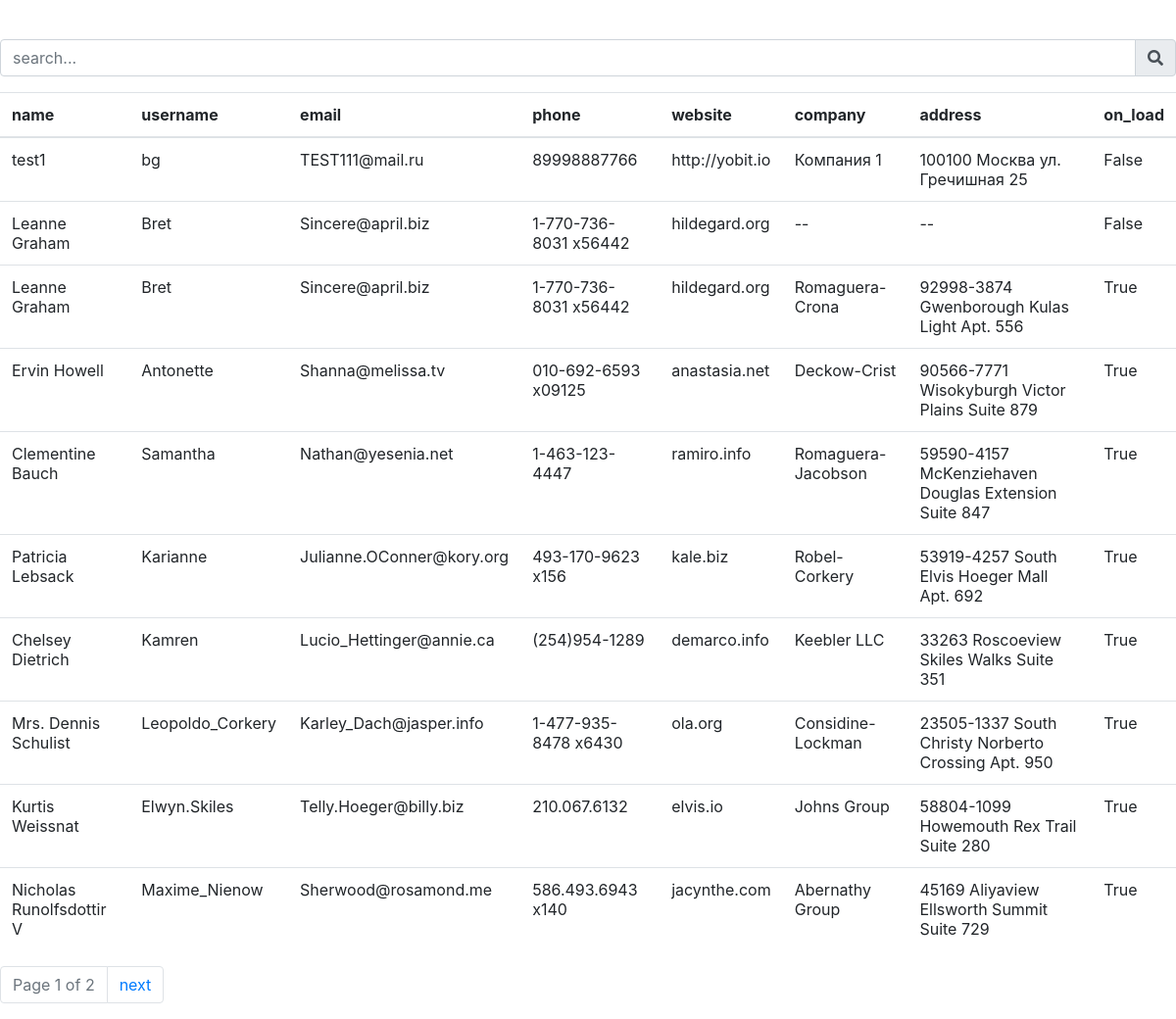
/units/, run on the app's committed database.
### mainapp/models.py (models this page shows, shortened)
class GetTypeChoices():
    @classmethod
    def get_field_names_gen(cls):
        return filter(lambda x: x != 'id',[item.name for item in cls._meta.get_fields()])

class Units(models.Model, GetTypeChoices):
    name = models.CharField(
        verbose_name = 'Name',
        max_length=100,
        blank=False,
        null=False)
    username = models.CharField(
        verbose_name = 'Username',
        max_length=100,
        blank=False,
        null=False)
    email = models.EmailField(
        verbose_name = 'Email',
        blank=True,
        null=True)
    phone = models.CharField(
        verbose_name = 'Phone',
        max_length=30,
        blank=True,
        null=True)
    website = models.URLField(
        verbose_name = 'Website',
        blank=True,
        null=True)
    company = models.ForeignKey(
        Companys,
        related_name='+',
        on_delete=models.SET_NULL,
        blank=True,
        null=True)
    address = models.ForeignKey(
        Address,
        related_name='+',
        on_delete=models.SET_NULL,
        blank=True,
        null=True)
    on_load = models.BooleanField(
        verbose_name = 'load form json',
        default = False,
        blank=True,
        null=False)
    class Meta:
        verbose_name = 'Unit'
        verbose_name_plural = 'Units'

class Companys(models.Model, GetTypeChoices):
    name = models.CharField(
        verbose_name = 'Company',
        max_length=100,
        blank=False,
        null=False)
    address = models.ForeignKey(
        Address,
        related_name="CompanyAdress",
        on_delete=models.SET_NULL,
        blank=True,
        null=True)
    on_load = models.BooleanField(
        verbose_name = 'load form json',
        default = False,
        blank=True,
        null=False)
    class Meta:
        verbose_name = 'Company'
        verbose_name_plural = 'Companys'
    def __str__(self):
        return self.name

class Address(models.Model):
    zipcode = models.ForeignKey(
        Classifier,
        on_delete=models.SET_NULL,
        related_name="zipcode_set",
        blank=True,
        null=True)
    region = models.ForeignKey(
        Classifier,
        on_delete=models.SET_NULL,
        related_name="region_set",
        blank=True,
        null=True)
    city = models.ForeignKey(
        Classifier,
        on_delete=models.SET_NULL,
        related_name="city_set",
        blank=True,
        null=True)
    street = models.ForeignKey(
        Classifier,
        on_delete=models.SET_NULL,
        related_name="street_set",
        blank=True,
        null=True)
    suite = models.ForeignKey(
        Classifier,
        on_delete=models.SET_NULL,
        related_name="suite_set",
        blank=True,
        null=True)
    lat = models.DecimalField(
        verbose_name = 'latitude',
        max_digits=10,
        decimal_places=4,
        blank=True,
        null=True)
    lng = models.DecimalField(
        verbose_name = 'longitude',
        max_digits=10,
        decimal_places=4,
        blank=True,
        null=True)
    full_name = models.CharField(
        verbose_name = 'full_name',
        max_length=250,
        blank=True,
        null=False)
    class Meta:
        verbose_name = 'Address item'
        verbose_name_plural = 'Addresses items'
    def __str__(self):
        field_list = [self.zipcode,self.region,self.city,self.street,self.suite]
        field_list = [i.name if i is not None else '' for i in field_list]
        return ' '.join(field_list)

class Classifier(models.Model,GetTypeChoices):
    type_choices = (
        (0, 'zipcode'),
        (1, 'region'),
        (2, 'city'),
        (3, 'street'),
        (4, 'suite'),)
    name = models.CharField(
        verbose_name = 'name',
        max_length=150,
        blank=False,
        null=False)
    typeof = models.PositiveIntegerField(
        verbose_name = 'address type',
        choices=type_choices,
        blank=True,
        null=True)
    class Meta:
        ordering = ['typeof']
        verbose_name = 'Address Classifier'
        verbose_name_plural = 'Addresses Classifiers'

### mainapp/views.py (the view)
# urls.py: path('units/', views.Units_List.as_view(), name='units'),
class Units_List(BaseView, ListView):
    model = Units
    template_name = 'mainapp/lists.html'
    paginate_by = 10
    def get_queryset(self, *args, **kwargs):
        return super().get_queryset()
    def get_context_data(self, *args, **kwargs):
        context = super().get_context_data(**kwargs)
        context['url_pref'] = '/units/'
        context['model'] = 'units'
        return context

### mainapp/templatetags/utils.py (called while the page is built)
@register.simple_tag(name='get_fields_from_row')
def get_fields_from_row(row):
    field_names = field_names_dict[row._meta.model_name]
    result = list()
    for item in field_names:
        try:
            new_item = getattr(row,item)
        except AttributeError:
            new_item = None
        result.append(new_item)
    return result

### mainapp/views.py (called while the page is built)
    def get_queryset(self):
        self.page = self.request.GET.get('page', None)
        search = self.request.GET.get('search', None)
        name__regex = r'^.*{}.*$'.format(search)
        if search:
            result_query = self.model.objects.all()
        else:
            result_query = self.model.objects.all()
        return result_query

    def get_context_data(self, *args, **kwargs):
        context = super().get_context_data(**kwargs)
        paginator = Paginator(self.get_queryset(), self.paginate_by)
        try:
            result_query = paginator.page(self.page)
        except PageNotAnInteger:
            result_query = paginator.page(1)
        except EmptyPage:
            result_query = paginator.page(paginator.num_pages)
        context['result_query'] = result_query
        context['col_names'] = self.model.get_field_names_gen()
        return context

### mainapp/templates/mainapp/lists.html (shortened to what this page needs)
﻿{% load staticfiles %}
{% load utils %}
<!DOCTYPE html>
<html lang="en">
    {% include "mainapp/includes/inc__head.html" %}
<body>
    <div class="py-2">
    </div>
    <div class="row-fluide">
        <div class="input-group mb-12">
            <input type="text" class="form-control" placeholder="search..." id="search_text">
            <div class="input-group-append">
                <span class="input-group-text" style="cursor: pointer;">
                    <span class="fa fa-search" id="search_button"></span>
                </span>
            </div>
        </div>
    </div>
    <div class="py-2">
    </div>
      <div class="row">
        <div class="col-md-12">
          <table class="table">
            <thead>
              <tr>
                {% for col_name in col_names %}
                    <th>{{col_name}}</th>
                {% endfor %}
              </tr>
            </thead>
            <tbody>
              {% for row in result_query %}
              <tr>
                    {% get_fields_from_row row as item_row %}
                    {% for item in item_row %}
                        <td>{{item|default_if_none:"--"}}</td>
                    {% endfor %}
              </tr>
              {% endfor %}
            </tbody>
          </table>
        </div>
      </div>
     <div class="row">
        <div class="col-12">
            <ul class="pagination content-center">
                    <li class="page-item disabled">
                        <span class="page-link">Page {{ result_query.number }} of {{ result_query.paginator.num_pages }}</span>
                    </li>
                {% if result_query.has_next %}
                    <li class="page-item">
                        <a class="page-link click-a" id="page_{{ result_query.next_page_number }}" href="{{url_pref}}?page={{ result_query.next_page_number }}">next</a>
                    </li>
                {% endif %}
            </ul>
        </div>
    </div>
</body>
</html>

### mainapp/templates/mainapp/includes/inc__head.html (shortened to what this page needs)
﻿{% load staticfiles %}
<head>
    {% block css %}
        <link rel="stylesheet" type="text/css" href="{% static 'css/bootstrap.min.css' %}">
    {% endblock %}
    {% block fonts %}
        <link rel="stylesheet" href="https://use.fontawesome.com/releases/v5.0.13/css/all.css">
    {% endblock %}
</head>

### data on the page
Units: item_row "test1" "bg" "TEST111@mail.ru" "89998887766" "http://yobit.io" "False"
Companys: name "Компания 1"
Address: zipcode+region+city "100100 Москва ул. Гречишная 25"
Units: item_row "Leanne Graham" "Bret" "Sincere@april.biz" "1-770-736-8031 x56442" "hildegard.org" "--" "--" "False"
Units: item_row "Leanne Graham" "Bret" "Sincere@april.biz" "1-770-736-8031 x56442" "hildegard.org" "True"
Companys: name "Romaguera-Crona"
Address: zipcode+region+city "92998-3874 Gwenborough Kulas Light Apt. 556"
Units: item_row "Ervin Howell" "Antonette" "Shanna@melissa.tv" "010-692-6593 x09125" "anastasia.net" "True"
Companys: name "Deckow-Crist"
Address: zipcode+region+city "90566-7771 Wisokyburgh Victor Plains Suite 879"
Units: item_row "Clementine Bauch" "Samantha" "Nathan@yesenia.net" "1-463-123-4447" "ramiro.info" "True"
Companys: name "Romaguera-Jacobson"
Address: zipcode+region+city "59590-4157 McKenziehaven Douglas Extension Suite 847"
Units: item_row "Patricia Lebsack" "Karianne" "Julianne.OConner@kory.org" "493-170-9623 x156" "kale.biz" "True"
Companys: name "Robel-Corkery"
Address: zipcode+region+city "53919-4257 South Elvis Hoeger Mall Apt. 692"
Units: item_row "Chelsey Dietrich" "Kamren" "Lucio_Hettinger@annie.ca" "(254)954-1289" "demarco.info" "True"
Companys: name "Keebler LLC"
Address: zipcode+region+city "33263 Roscoeview Skiles Walks Suite 351"
Units: item_row "Mrs. Dennis Schulist" "Leopoldo_Corkery" "Karley_Dach@jasper.info" "1-477-935-8478 x6430" "ola.org" "True"
Companys: name "Considine-Lockman"
Address: zipcode+region+city "23505-1337 South Christy Norberto Crossing Apt. 950"
Units: item_row "Kurtis Weissnat" "Elwyn.Skiles" "Telly.Hoeger@billy.biz" "210.067.6132" "elvis.io" "True"
Companys: name "Johns Group"
Address: zipcode+region+city "58804-1099 Howemouth Rex Trail Suite 280"
Units: item_row "Nicholas Runolfsdottir V" "Maxime_Nienow" "Sherwood@rosamond.me" "586.493.6943 x140" "jacynthe.com" "True"
Companys: name "Abernathy Group"
Address: zipcode+region+city "45169 Aliyaview Ellsworth Summit Suite 729"

### other printed values
{{ col_name }} "name" "username" "email" "phone" "website" "company" "address" "on_load"
{{ result_query.number }} "1"
{{ result_query.paginator.num_pages }} "2"
